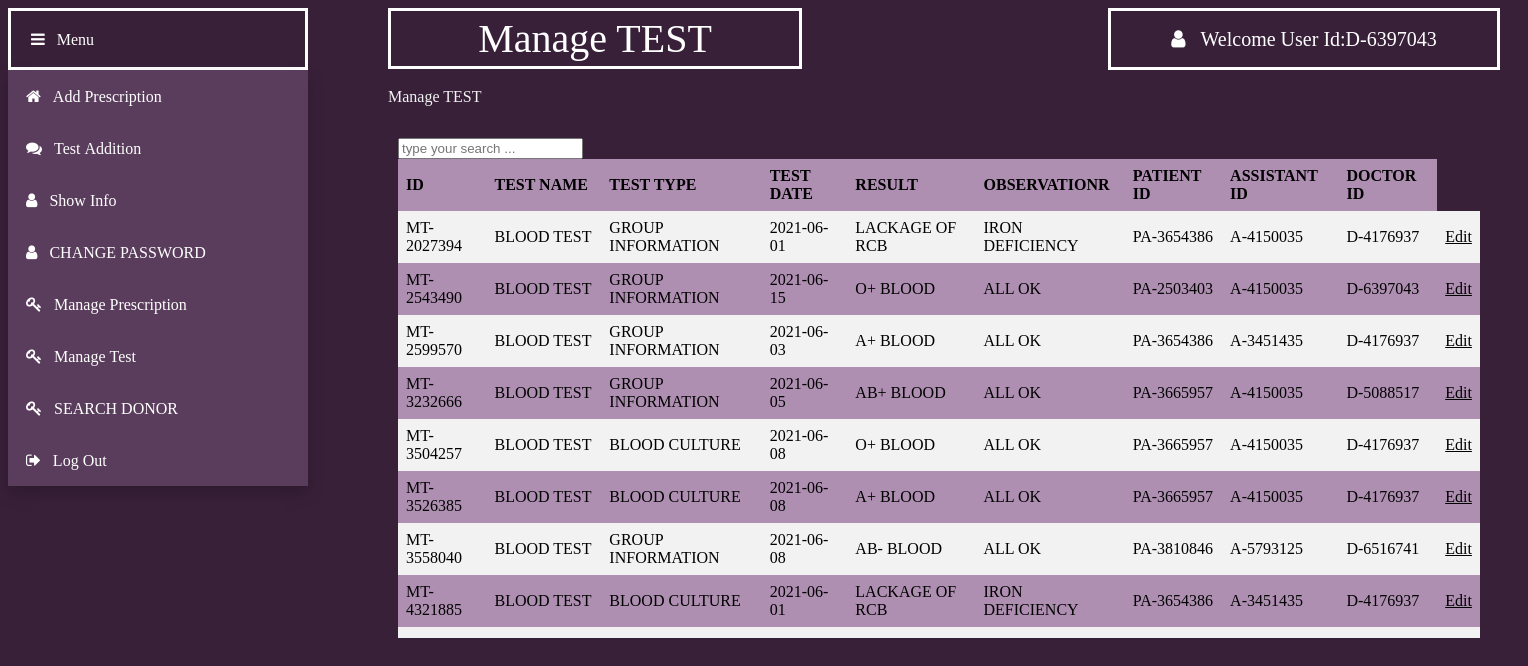
/views/Doctor/managetest1.php (signed in), run on the app's committed database.
### tables this page shows
CREATE TABLE `medical_test` (
  `MT_ID` varchar(30) NOT NULL,
  `MT_NAME` varchar(30) NOT NULL,
  `MT_TYPE` varchar(30) NOT NULL,
  `MT_DATE` varchar(30) NOT NULL,
  `MT_RESULT` varchar(30) NOT NULL,
  `MT_OBSERVATION` varchar(30) NOT NULL,
  `A_ID` varchar(30) NOT NULL,
  `D_ID` varchar(30) NOT NULL,
  `PA_ID` varchar(30) NOT NULL
);

### models/database.php (called while the page is built, shortened)
<?php
	 $serverName="localhost";
	 $userName="root";
	 $password="";
	 $dbName="health";
	function get($query)
	{
        $data=array();
		global $serverName,$userName,$password,$dbName;
		$conn = mysqli_connect( $serverName, $userName, $password, $dbName);
        $result=mysqli_query($conn,$query);
        if(mysqli_num_rows($result) > 0)
        {
            while($row = mysqli_fetch_assoc($result))
            {
                $entity=array();
                foreach($row as $k=>$v)
                {
                    $entity[$k] = $row[$k];
                }
                $data[] = $entity;
            }
        }
		return $data;
	}
?>

### controllers/TestController.php (called while the page is built, shortened)
<?php
    require_once '../../models/database.php';
    function getAllTest()
	{
		$query ="SELECT * FROM `medical_test`";
		$cms = get($query);
		return $cms;
    }
?>

### views/Doctor/managetest1.php (the view, shortened to what this page needs)
<?php
    include '../../controllers/TestController.php';
    $users=getAllTest();
?>
<html>
    <head>
        <link rel="stylesheet" href="https://cdnjs.cloudflare.com/ajax/libs/font-awesome/4.7.0/css/font-awesome.min.css">
        <link rel="stylesheet" type="text/css" href="css/manageuser.css">
    </head>
    <body>
        <div class="title" >Manage TEST
        </div>
        <div class="dropdown">
            <button class="dropbtn"><i class="fa fa-bars">&nbsp;&nbsp;&nbsp;Menu</i></button>
                <div class="dropdown-content">
                <button class="btn" onClick="location.href='prescription1.php'" value='home'><i class="fa fa-home">&nbsp;&nbsp;&nbsp;Add Prescription</i></button><br>
					  <button class="btn" onClick="location.href='test1.php'" value='seerecords'><i class="fa fa-comments">&nbsp;&nbsp;&nbsp;Test Addition</i></button><br>
                    <button class="btn" onClick="location.href='show.php'" value='editprofile'><i class="fa fa-user">&nbsp;&nbsp;&nbsp;Show Info</i></button><br>
                  <button class="btn" onClick="location.href='changepassword.php'" value='editprofile'><i class="fa fa-user">&nbsp;&nbsp;&nbsp;CHANGE PASSWORD</i></button><br>
                    <button class="btn" onClick="location.href='managepres.php'" value='managepres'><i class="fa fa-key">&nbsp;&nbsp;&nbsp;Manage Prescription</i></button><br>
					<button class="btn" onClick="location.href='managetest1.php'" value='managepres'><i class="fa fa-key">&nbsp;&nbsp;&nbsp;Manage Test</i></button><br>
					<button class="btn" onClick="location.href='managedonor.php'" value='managepres'><i class="fa fa-key">&nbsp;&nbsp;&nbsp;SEARCH DONOR</i></button><br>
                    <button class="btn" onClick=" location.href='../logout.php'"><i class="fa fa-sign-out">&nbsp;&nbsp;&nbsp;Log Out</i></button><br>
                </div>
        </div>
        <div class="welcome" ><i class="fa fa-user">&nbsp;&nbsp;&nbsp;<?php echo "Welcome User Id:".$_SESSION["loggedinuser"];?></i>
        </div>
        <div class="text" >Manage TEST</i>
        </div>
        <div class="panel">
        <div id="table-wrapper">
        <div id="table-scroll">
		<div class="center">
	<input type="text" placeholder="type your search ..." id="search_text" onkeyup="search()" class="form-control">
</div>
<table class="table table-striped center" id="suggestion">
            <table>
  <tr>
  <th>ID</th>
  <th>TEST NAME</th>
  <th>TEST TYPE</th>
  <th>TEST DATE</th>
  <th>RESULT</th>
  <th>OBSERVATIONR</th>
  <th>PATIENT ID</th>
  <th>ASSISTANT ID</th>
   <th>DOCTOR ID</th>
  </tr>
  <?php
				        foreach($users as $user)
				        {
                            echo "<tr>";
                                echo "<td>".$user["MT_ID"]."</td>";
                                echo "<td>".$user["MT_NAME"]."</td>";
                                echo "<td>".$user["MT_TYPE"]."</td>";
                                echo "<td>".$user["MT_DATE"]."</td>";
								  echo "<td>".$user["MT_RESULT"]."</td>";
                                echo "<td>".$user["MT_OBSERVATION"]."</td>";
                                echo "<td>".$user["PA_ID"]."</td>";
                                echo "<td>".$user["A_ID"]."</td>";
                               echo "<td>".$user["D_ID"]."</td>";
                                echo '<td><a href="updattest.php?id='.$user["PA_ID"].'" class="btn1 btn1-success">Edit</a></td>';
                            echo "</tr>";
				        }
                    ?>
        </table>
    </div>
    </div>
    </div>
    </body>
</html>

### views/Doctor/css/manageuser.css (style rules this page uses)
.title { background-color: #382039; color: white; padding: 4px; min-width:400px; font-size: 40px; text-align: center; border: solid; margin-left:380px; position: absolute; }
.dropbtn { background-color: #382039; color: white; padding: 20px; min-width:300px; font-size: 16px; width:30%; text-align:left; border: solid; cursor: pointer; }
.dropdown { position: absolute; display: inline-block; }
.dropdown-content { display: block; position: absolute; background-color: #2c2828; min-width: 300px; box-shadow: 0px 8px 16px 0px rgba(0,0,0,0.2); z-index: 1; }
.btn { background-color: #5a3d5c; border: none; color: white; padding: 18px; min-width:300px; font-size: 16px; text-align:left; cursor: pointer; }
.welcome { background-color: #382039; color: white; padding: 18px; min-width:350px; font-size: 20px; text-align: center; border: solid; margin-left:1100px; position: absolute; }
table { border-collapse: collapse; width: 100%; }
th, td { text-align: left; padding: 8px; }
tr:nth-child(even) { background-color: #f2f2f2; }
tr:nth-child(odd) { background-color: #ae8fb1; }
.text { color: #f2f2f2;; margin-top: 80px; font-size: 16px; margin-left:380px; position: absolute; }
#table-wrapper { position:relative; }
#table-scroll { height:100%; overflow:auto; margin-top:20px; }
#table-wrapper table { width:100%; }
#table-wrapper table * { color:black; }
.panel { display: inline-block; background:#382039; min-height: 500px; min-width: 1080px; height: 100px; padding: 10px; border: navajowhite; margin-right: 30px; margin-left: 380px; margin-top:100px ; margin-bottom: 300px; }
body { height: 400px; background-color:#382039; }

### data on the page
medical_test: MT_ID "MT-2027394", MT_NAME "BLOOD TEST", MT_TYPE "GROUP INFORMATION", MT_DATE "2021-06-01", MT_RESULT "LACKAGE OF RCB", MT_OBSERVATION "IRON DEFICIENCY", PA_ID "PA-3654386", A_ID "A-4150035", D_ID "D-4176937"
medical_test: MT_ID "MT-2543490", MT_NAME "BLOOD TEST", MT_TYPE "GROUP INFORMATION", MT_DATE "2021-06-15", MT_RESULT "O+ BLOOD", MT_OBSERVATION "ALL OK", PA_ID "PA-2503403", A_ID "A-4150035", D_ID "D-6397043"
medical_test: MT_ID "MT-2599570", MT_NAME "BLOOD TEST", MT_TYPE "GROUP INFORMATION", MT_DATE "2021-06-03", MT_RESULT "A+ BLOOD", MT_OBSERVATION "ALL OK", PA_ID "PA-3654386", A_ID "A-3451435", D_ID "D-4176937"
medical_test: MT_ID "MT-3232666", MT_NAME "BLOOD TEST", MT_TYPE "GROUP INFORMATION", MT_DATE "2021-06-05", MT_RESULT "AB+ BLOOD", MT_OBSERVATION "ALL OK", PA_ID "PA-3665957", A_ID "A-4150035", D_ID "D-5088517"
medical_test: MT_ID "MT-3504257", MT_NAME "BLOOD TEST", MT_TYPE "BLOOD CULTURE", MT_DATE "2021-06-08", MT_RESULT "O+ BLOOD", MT_OBSERVATION "ALL OK", PA_ID "PA-3665957", A_ID "A-4150035", D_ID "D-4176937"
medical_test: MT_ID "MT-3526385", MT_NAME "BLOOD TEST", MT_TYPE "BLOOD CULTURE", MT_DATE "2021-06-08", MT_RESULT "A+ BLOOD", MT_OBSERVATION "ALL OK", PA_ID "PA-3665957", A_ID "A-4150035", D_ID "D-4176937"
medical_test: MT_ID "MT-3558040", MT_NAME "BLOOD TEST", MT_TYPE "GROUP INFORMATION", MT_DATE "2021-06-08", MT_RESULT "AB- BLOOD", MT_OBSERVATION "ALL OK", PA_ID "PA-3810846", A_ID "A-5793125", D_ID "D-6516741"
medical_test: MT_ID "MT-4321885", MT_NAME "BLOOD TEST", MT_TYPE "BLOOD CULTURE", MT_DATE "2021-06-01", MT_RESULT "LACKAGE OF RCB", MT_OBSERVATION "IRON DEFICIENCY", PA_ID "PA-3654386", A_ID "A-3451435", D_ID "D-4176937"

### other printed values
$_SESSION["loggedinuser"] "D-6397043"
